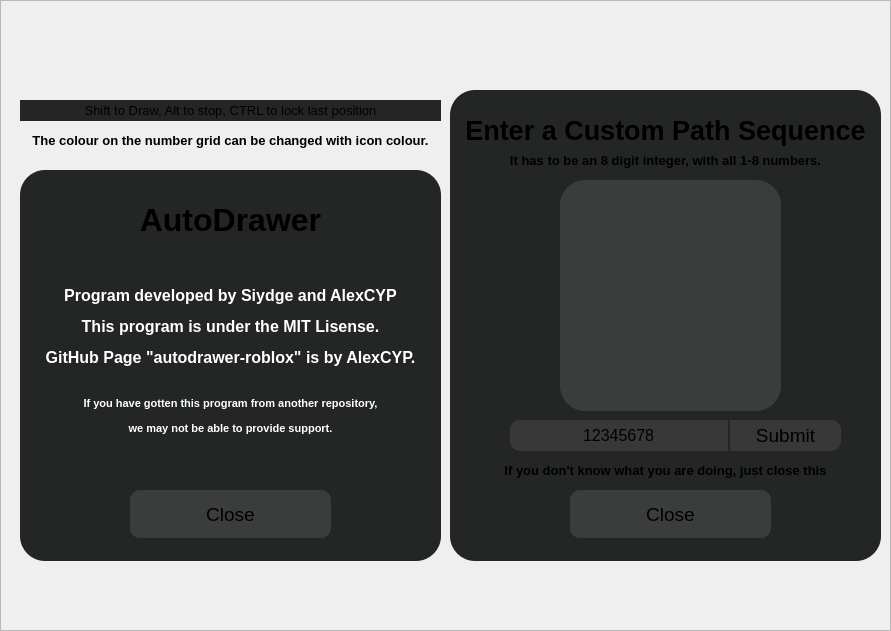
    <widget class="QFrame" name="IPP">
     <property name="geometry">
      <rect>
       <x>29</x>
       <y>29</y>
       <width>891</width>
       <height>631</height>
      </rect>
     </property>
     <property name="frameShape">
      <enum>QFrame::StyledPanel</enum>
     </property>
     <property name="frameShadow">
      <enum>QFrame::Raised</enum>
     </property>
     <widget class="QFrame" name="Background">
      <property name="geometry">
       <rect>
        <x>20</x>
        <y>170</y>
        <width>421</width>
        <height>391</height>
       </rect>
      </property>
      <property name="styleSheet">
       <string notr="true">background:rgb(35, 38, 37);
border-radius: 25px;</string>
      </property>
      <property name="frameShape">
       <enum>QFrame::StyledPanel</enum>
      </property>
      <property name="frameShadow">
       <enum>QFrame::Raised</enum>
      </property>
      <widget class="QLabel" name="Header_2">
       <property name="geometry">
        <rect>
         <x>0</x>
         <y>20</y>
         <width>421</width>
         <height>61</height>
        </rect>
       </property>
       <property name="font">
        <font>
         <pointsize>12</pointsize>
         <bold>true</bold>
        </font>
       </property>
       <property name="text">
        <string>&lt;html&gt;&lt;head/&gt;&lt;body&gt;&lt;p&gt;&lt;span style=&quot; font-size:24pt;&quot;&gt;AutoDrawer&lt;/span&gt;&lt;/p&gt;&lt;/body&gt;&lt;/html&gt;</string>
       </property>
       <property name="textFormat">
        <enum>Qt::RichText</enum>
       </property>
       <property name="alignment">
        <set>Qt::AlignCenter</set>
       </property>
      </widget>
      <widget class="QLabel" name="Text">
       <property name="geometry">
        <rect>
         <x>0</x>
         <y>80</y>
         <width>421</width>
         <height>221</height>
        </rect>
       </property>
       <property name="font">
        <font>
         <pointsize>12</pointsize>
         <bold>true</bold>
        </font>
       </property>
       <property name="styleSheet">
        <string notr="true">color: white;</string>
       </property>
       <property name="text">
        <string>&lt;html&gt;&lt;head/&gt;&lt;body&gt;&lt;p align=&quot;center&quot;&gt;Program developed by Siydge and AlexCYP&lt;/p&gt;&lt;p align=&quot;center&quot;&gt;This program is under the MIT Lisense.&lt;/p&gt;&lt;p align=&quot;center&quot;&gt;GitHub Page &amp;quot;autodrawer-roblox&amp;quot; is by AlexCYP. &lt;span style=&quot; font-size:6pt;&quot;&gt;&lt;br/&gt;&lt;/span&gt;&lt;/p&gt;&lt;p align=&quot;center&quot;&gt;&lt;span style=&quot; font-size:8pt;&quot;&gt;If you have gotten this program from another repository,&lt;/span&gt;&lt;/p&gt;&lt;p align=&quot;center&quot;&gt;&lt;span style=&quot; font-size:8pt;&quot;&gt;we may not be able to provide support.&lt;/span&gt;&lt;/p&gt;&lt;/body&gt;&lt;/html&gt;</string>
       </property>
       <property name="textFormat">
        <enum>Qt::RichText</enum>
       </property>
       <property name="alignment">
        <set>Qt::AlignCenter</set>
       </property>
      </widget>
      <widget class="QPushButton" name="Button">
       <property name="geometry">
        <rect>
         <x>110</x>
         <y>320</y>
         <width>201</width>
         <height>48</height>
        </rect>
       </property>
       <property name="font">
        <font>
         <pointsize>14</pointsize>
        </font>
       </property>
       <property name="cursor">
        <cursorShape>PointingHandCursor</cursorShape>
       </property>
       <property name="styleSheet">
        <string notr="true">background: rgb(58,61,59);
border-radius: 10px;</string>
       </property>
       <property name="text">
        <string>Close</string>
       </property>
      </widget>
     </widget>
     <widget class="QFrame" name="Background_3">
      <property name="geometry">
       <rect>
        <x>20</x>
        <y>100</y>
        <width>421</width>
        <height>21</height>
       </rect>
      </property>
      <property name="sizePolicy">
       <sizepolicy hsizetype="Expanding" vsizetype="Expanding">
        <horstretch>255</horstretch>
        <verstretch>0</verstretch>
       </sizepolicy>
      </property>
      <property name="styleSheet">
       <string notr="true">background:rgb(35, 38, 37);
border-radius: 0px;</string>
      </property>
      <property name="frameShape">
       <enum>QFrame::StyledPanel</enum>
      </property>
      <property name="frameShadow">
       <enum>QFrame::Raised</enum>
      </property>
      <widget class="QLabel" name="Header_3">
       <property name="geometry">
        <rect>
         <x>0</x>
         <y>0</y>
         <width>421</width>
         <height>20</height>
        </rect>
       </property>
       <property name="font">
        <font>
         <pointsize>10</pointsize>
        </font>
       </property>
       <property name="text">
        <string>Shift to Draw, Alt to stop, CTRL to lock last position</string>
       </property>
       <property name="alignment">
        <set>Qt::AlignCenter</set>
       </property>
      </widget>
     </widget>
     <widget class="QFrame" name="Background_4">
      <property name="geometry">
       <rect>
        <x>450</x>
        <y>90</y>
        <width>431</width>
        <height>471</height>
       </rect>
      </property>
      <property name="styleSheet">
       <string notr="true">background:rgb(35, 38, 37);
border-radius: 25px;</string>
      </property>
      <property name="frameShape">
       <enum>QFrame::StyledPanel</enum>
      </property>
      <property name="frameShadow">
       <enum>QFrame::Raised</enum>
      </property>
      <widget class="QLabel" name="Header_4">
       <property name="geometry">
        <rect>
         <x>0</x>
         <y>10</y>
         <width>431</width>
         <height>61</height>
        </rect>
       </property>
       <property name="font">
        <font>
         <pointsize>12</pointsize>
         <bold>true</bold>
        </font>
       </property>
       <property name="text">
        <string>&lt;html&gt;&lt;head/&gt;&lt;body&gt;&lt;p&gt;&lt;span style=&quot; font-size:20pt;&quot;&gt;Enter a Custom Path Sequence&lt;/span&gt;&lt;/p&gt;&lt;/body&gt;&lt;/html&gt;</string>
       </property>
       <property name="textFormat">
        <enum>Qt::RichText</enum>
       </property>
       <property name="alignment">
        <set>Qt::AlignCenter</set>
       </property>
      </widget>
      <widget class="QPushButton" name="Close">
       <property name="geometry">
        <rect>
         <x>120</x>
         <y>400</y>
         <width>201</width>
         <height>48</height>
        </rect>
       </property>
       <property name="font">
        <font>
         <pointsize>14</pointsize>
        </font>
       </property>
       <property name="cursor">
        <cursorShape>PointingHandCursor</cursorShape>
       </property>
       <property name="styleSheet">
        <string notr="true">background: rgb(58,61,59);
border-radius: 10px;</string>
       </property>
       <property name="text">
        <string>Close</string>
       </property>
      </widget>
      <widget class="QLabel" name="Footer">
       <property name="geometry">
        <rect>
         <x>0</x>
         <y>60</y>
         <width>431</width>
         <height>21</height>
        </rect>
       </property>
       <property name="font">
        <font>
         <pointsize>12</pointsize>
         <bold>true</bold>
        </font>
       </property>
       <property name="styleSheet">
        <string notr="true">background:transparent</string>
       </property>
       <property name="text">
        <string>&lt;html&gt;&lt;head/&gt;&lt;body&gt;&lt;p&gt;&lt;span style=&quot; font-size:10pt;&quot;&gt;It has to be an 8 digit integer, with all 1-8 numbers.&lt;/span&gt;&lt;/p&gt;&lt;/body&gt;&lt;/html&gt;</string>
       </property>
       <property name="textFormat">
        <enum>Qt::RichText</enum>
       </property>
       <property name="alignment">
        <set>Qt::AlignCenter</set>
       </property>
      </widget>
      <widget class="QLabel" name="Footer2">
       <property name="geometry">
        <rect>
         <x>0</x>
         <y>360</y>
         <width>431</width>
         <height>41</height>
        </rect>
       </property>
       <property name="font">
        <font>
         <pointsize>12</pointsize>
         <bold>true</bold>
        </font>
       </property>
       <property name="styleSheet">
        <string notr="true">background:transparent</string>
       </property>
       <property name="text">
        <string>&lt;html&gt;&lt;head/&gt;&lt;body&gt;&lt;p&gt;&lt;span style=&quot; font-size:10pt;&quot;&gt;If you don't know what you are doing, just close this&lt;/span&gt;&lt;/p&gt;&lt;/body&gt;&lt;/html&gt;</string>
       </property>
       <property name="textFormat">
        <enum>Qt::RichText</enum>
       </property>
       <property name="alignment">
        <set>Qt::AlignCenter</set>
       </property>
      </widget>
      <widget class="QLineEdit" name="TextInt">
       <property name="geometry">
        <rect>
         <x>60</x>
         <y>330</y>
         <width>218</width>
         <height>31</height>
        </rect>
       </property>
       <property name="font">
        <font>
         <pointsize>12</pointsize>
        </font>
       </property>
       <property name="styleSheet">
        <string notr="true">background: rgb(56, 56, 56);
border-top-left-radius: 10px;
border-top-right-radius: 0px;
border-bottom-right-radius: 0px;
border-bottom-left-radius: 10px;</string>
       </property>
       <property name="text">
        <string>12345678</string>
       </property>
       <property name="alignment">
        <set>Qt::AlignCenter</set>
       </property>
      </widget>
      <widget class="QPushButton" name="Submit">
       <property name="geometry">
        <rect>
         <x>280</x>
         <y>330</y>
         <width>111</width>
         <height>31</height>
        </rect>
       </property>
       <property name="font">
        <font>
         <pointsize>14</pointsize>
        </font>
       </property>
       <property name="cursor">
        <cursorShape>PointingHandCursor</cursorShape>
       </property>
       <property name="styleSheet">
        <string notr="true">background: rgb(56, 56, 56);
border-top-left-radius: 0px;
border-top-right-radius: 10px;
border-bottom-right-radius: 10px;
border-bottom-left-radius: 0px;</string>
       </property>
       <property name="text">
        <string>Submit</string>
       </property>
      </widget>
      <widget class="QFrame" name="ImageBackground_2">
       <property name="geometry">
        <rect>
         <x>110</x>
         <y>90</y>
         <width>221</width>
         <height>231</height>
        </rect>
       </property>
       <property name="styleSheet">
        <string notr="true">background: rgb(58,61,59);
border-radius: 25px;</string>
       </property>
       <property name="frameShape">
        <enum>QFrame::StyledPanel</enum>
       </property>
       <property name="frameShadow">
        <enum>QFrame::Raised</enum>
       </property>
       <widget class="QLabel" name="Image">
        <property name="geometry">
         <rect>
          <x>10</x>
          <y>5</y>
          <width>201</width>
          <height>221</height>
         </rect>
        </property>
        <property name="text">
         <string/>
        </property>
        <property name="pixmap">
         <pixmap resource="resources.qrc">:/images/images/pattern.png</pixmap>
        </property>
        <property name="scaledContents">
         <bool>true</bool>
        </property>
       </widget>
      </widget>
     </widget>
     <widget class="QLabel" name="Footer_2">
      <property name="geometry">
       <rect>
        <x>20</x>
        <y>130</y>
        <width>421</width>
        <height>21</height>
       </rect>
      </property>
      <property name="font">
       <font>
        <pointsize>12</pointsize>
        <bold>true</bold>
       </font>
      </property>
      <property name="styleSheet">
       <string notr="true">background:transparent</string>
      </property>
      <property name="text">
       <string>&lt;html&gt;&lt;head/&gt;&lt;body&gt;&lt;p&gt;&lt;span style=&quot; font-size:10pt;&quot;&gt;The colour on the number grid can be changed with icon colour.&lt;/span&gt;&lt;/p&gt;&lt;/body&gt;&lt;/html&gt;</string>
      </property>
      <property name="textFormat">
       <enum>Qt::RichText</enum>
      </property>
      <property name="alignment">
       <set>Qt::AlignCenter</set>
      </property>
     </widget>
    </widget>
